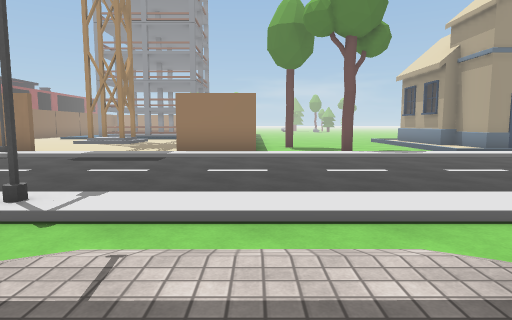
View 1 (above)

24 first-person views from a walk through a 3-D level made in the Unity game engine. The camera is 1.3 m above the floor, tilts 6° down and sees 75° across. The floor is counted in squares, 2 m on a side. Each view is taken from the middle of a square. On the plan, view 1 faces up. The plan holds only what a view shows up to about 10 squares ahead; the rest is blank. The place goes on beyond the plan. Some animated figures are not drawn. Door leaves are left out, so doorways stand open. Some surface patterns are stand-ins.

View 2
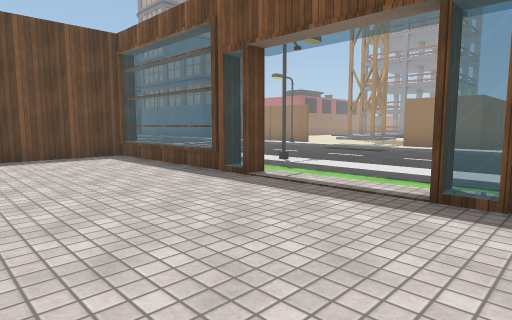

View 3
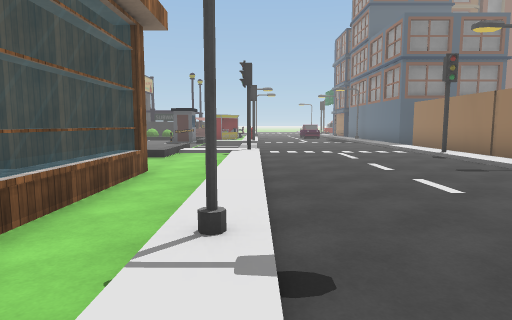

View 4
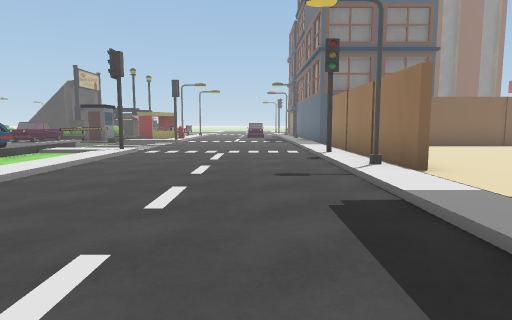

View 5
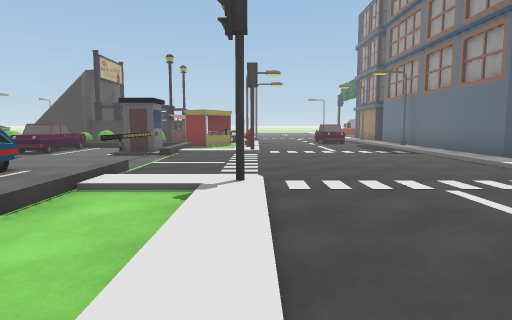

View 6
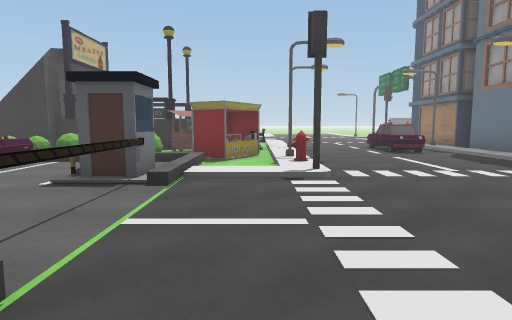

View 7
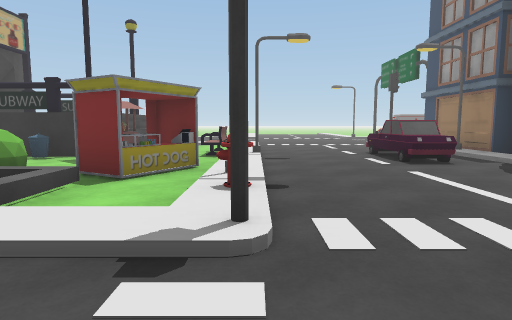

View 8
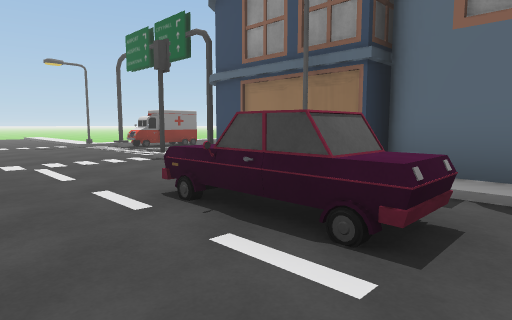

View 9
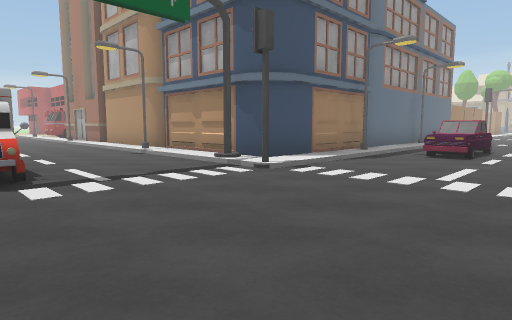

View 10
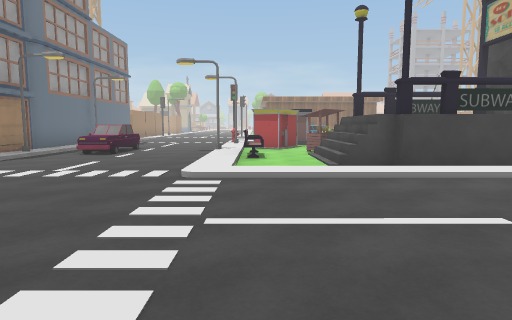

View 11
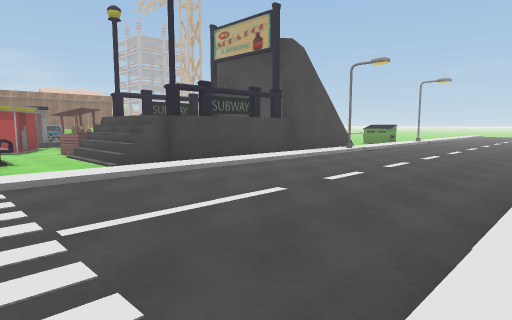

View 12
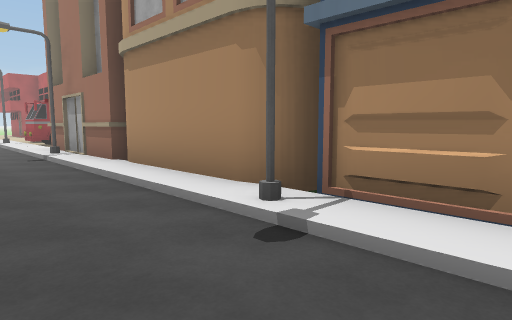

View 13
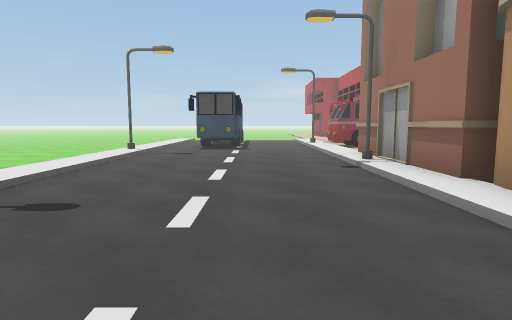

View 14
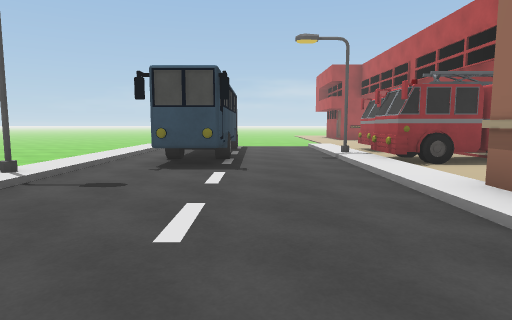

View 15
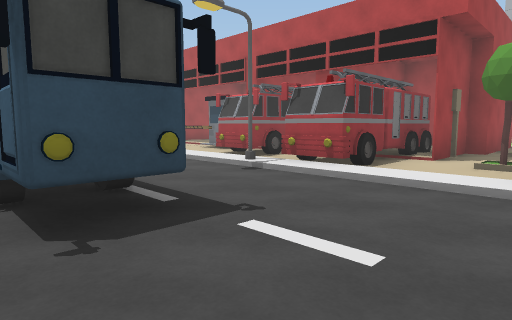

View 16
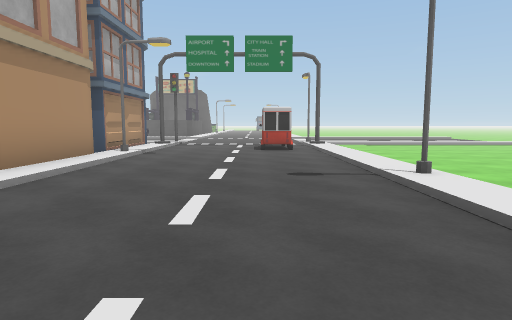

View 17
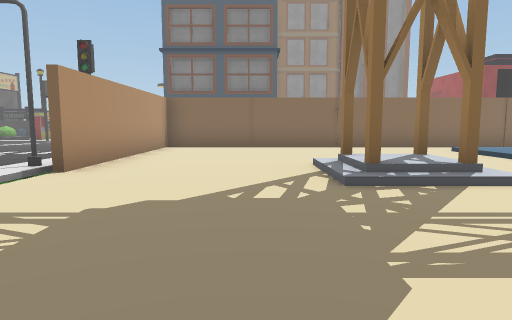

View 18
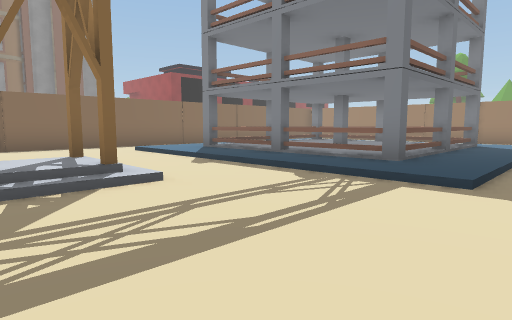

View 19
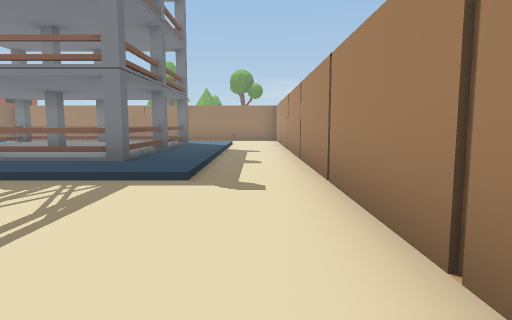

View 20
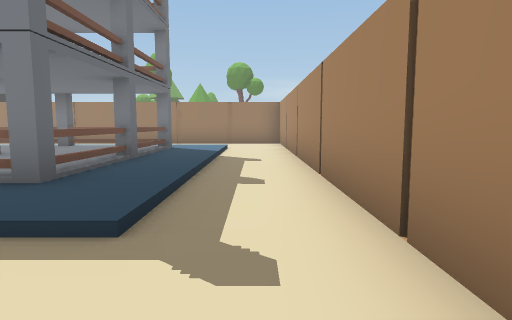

View 21
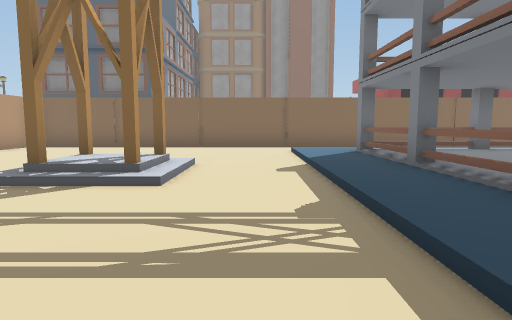

View 22
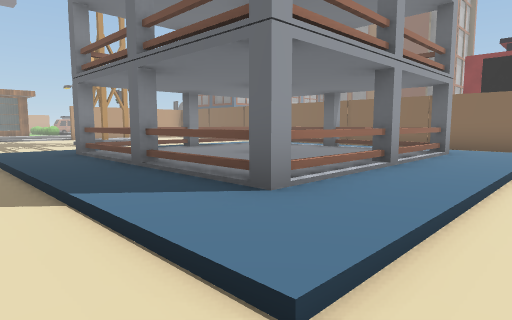

View 23
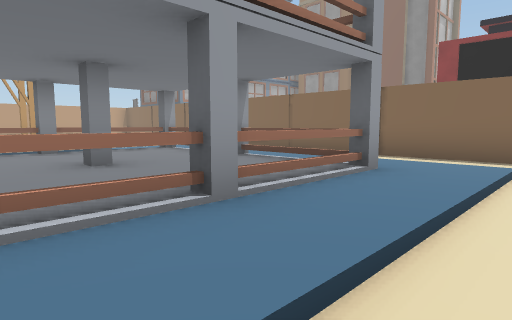

View 24
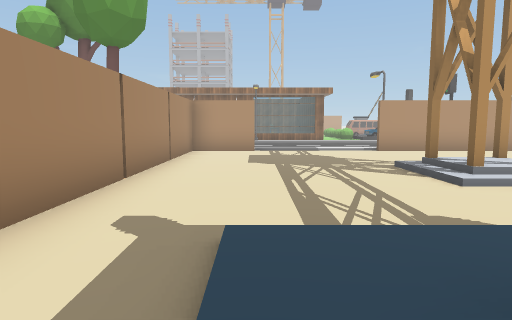

### Floor plan
Key: @ floor where view 1 was taken; # wall or solid block; . main floor; : floor 0.25 m higher than the main floor; - floor 0.25 m lower than the main floor; / step, stairs or slope; D open door; = window, fence, low wall or low ledge; T tree; B building; S streetlight; C car; H hydrant; U bush; E bench; I bin; R truck; A bus; N thing the floor can be seen under or through; O other object.
Columns run from 28 left of view 1 to 7 right of it. Each row starts with its distance up from view 1.
 24 ..A...R#            ........#
 23 ..A..SRR         #.:::::::/.#
 22 ..A..RR##  #     #.:######/.#
 21 ..A.....#####    #.:N::::#/.#
 20 S......##        # :N::::#/.#
 19 .....#           # :N::::#/.#
 18 .....S           #  #==:=#/.#
 17 ......#          # :#::#:#/.#
 16 ......#          #.////////.#
 15 S.....#          #..........#
 14 ......#          #....#/....#
 13 ......#          #....//....#
 12 .....S#          #..../#....#
 11 ......#          #..........#T
 10 .OO...#          #..........#----/BB
  9 .OO..##  #       #..........#--T-/BB
  8 S....O##S###S#######O#S////##//////
  7 ...................................
  6 ........CCC.......................
  5  ................................
  4  ...............................
  3 /....////S//SHO....O//////S////
  2 ......--EE-O--......------DD-D-
  1 ......-----OO///..///--#===D.D=
  0 ......///OO-U. ###..   #....@..
 -1 ......#  I- U.....CC   #.......
 -2  .....#  #  U.C...        .....

Positions as (right, up) in squares from view 1, and headings:
1: (0, 0), facing up
2: (2, -2), facing up-left
3: (0, 3), facing left
4: (-1, 6), facing left
5: (-5, 3), facing left
6: (-9, 2), facing left
7: (-12, 3), facing left
8: (-17, 4), facing up-left
9: (-27, 4), facing up-right
10: (-28, 2), facing right
11: (-28, 3), facing down-right
12: (-25, 10), facing up-right
13: (-25, 12), facing up
14: (-25, 16), facing up
15: (-27, 19), facing up-right
16: (-26, 19), facing down
17: (-1, 11), facing left
18: (-1, 12), facing up-left
19: (-1, 12), facing up
20: (-1, 14), facing up
21: (-1, 15), facing left
22: (-1, 24), facing down-left
23: (-4, 24), facing down-left
24: (-2, 18), facing down
